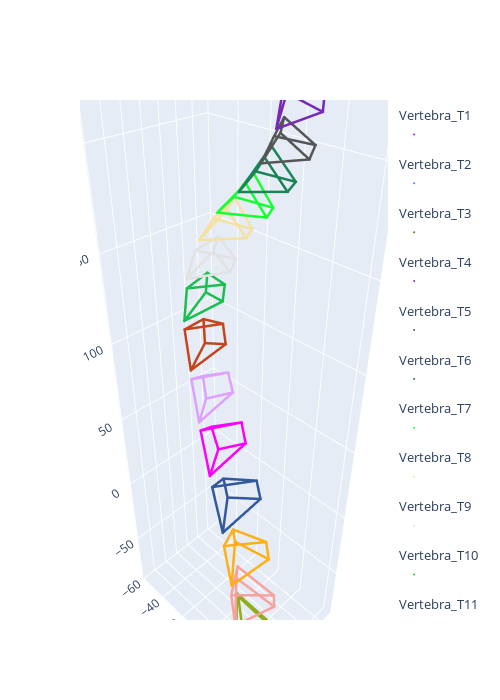

Write notebook code for a chart like this one.
### Code cell
#pio.renderers.default = 'browser'  # Change this if running outside Jupyter

# Load the spine structure and the beads data
spine = spinetools.structures.Spine(os.path.join(root_directory, 'Vertebrae2D.mat'))
colors = px.colors.qualitative.Alphabet
fig = spinetools.render.Plot3D()

for i, v_name in enumerate(spine.vertebrae):
    # TODO : for each vertebra, calculate the location of each anatomical landmark and add its x,y,z coordinates to vert_x, vert_y, vert_z. Each vertebra will then be added to the 3D plot and plotted in the end.
    vert = spine.get(v_name).data # Returns the vertebra data
    """
    HINT : the data is a table containing the landmark name and the x,y coordinates for each view (so 5 columns)
    HINT : Print the variable vert, and add a 'break' instruction to get out of the loop
    For each vertebra, you should have 6 points. Each point is linked to 2 pairs of 2D coordinates, one in each view. These coordinates, with the two 11-DLT parameters will allow you to calculate the 3D position of the 6 anatomical landmarks on the vertebra.
    """
    vert_x, vert_y, vert_z = [], [], []
    """
    PSEUDOCODE
    for each anatomical_landmark in vertebra_points:
        x_point, y_point, z_point <- calculate_3d_point(anatomical_landmark, l_view0, l_view1)
        Append x_point to vert_x
        Append y_point to vert_y
        Append z_point to vert_z
    """
    # for each anatomical_landmark in vertebra_points
    for j, row in vert.iterrows():
        # 2D PA0
        u0, v0 = row['x_Vertebrae_PA0'], row['y_Vertebrae_PA0']
        
        # 2D LAT
        u1, v1 = row['x_Vertebrae_LAT'], row['y_Vertebrae_LAT']
        
        # 3D using DLT 
        x, y, z = calculate_3d_point(u0, v0, u1, v1, l_view0, l_view1)
        
        vert_x.append(x)
        vert_y.append(y)
        vert_z.append(z)
    
    
    fig.scatter_vertebrae(vert_x, vert_y, vert_z, v_name, colors[i]) # Adds the landmarks to the figure
SPINE_3D_POINTS = fig.points # Access all the figure points as an array this way, will be useful in the rest of this assignment
fig.show() # Shows the figure

### Figure 1 — Plotly figure (JSON) as saved in the notebook; plotly's stock layout.template omitted (floating-point values rounded to 4 significant figures)
{"data": [{"hovertemplate": "<br><b>x</b>:%{x:.2f}<br><b>y</b>:%{y:.2f}<br><b>z</b>:%{z:.2f}<br><b>Landmark</b>:%{text}", "legendgroup": "Vertebra_T1", "legendgrouptitle": {"text": "Vertebra_T1"}, "marker": {"color": "#AA0DFE", "size": 1}, "mode": "markers", "name": " ", "text": ["Ped_Inf_R", "Ped_Inf_L", "Ped_Sup_R", "Ped_Sup_L", "Plat_Inf_Cent", "Plat_Sup_Cent"], "type": "scatter3d", "x": [-330.9, -327.1, -329.3, -325.5, -318.3, -316.3], "y": [-11.21, 11.85, -12.1, 10.94, 3.293, -0.6759], "z": [268.5, 273.2, 273.6, 278.1, 266.3, 279.5]}, {"legendgroup": "Vertebra_T1", "legendgrouptitle": {"text": "Vertebra_T1"}, "line": {"color": "#AA0DFE", "width": 5}, "mode": "lines", "name": "Vertebra_T1", "showlegend": false, "type": "scatter3d", "x": [-330.9, -329.3, -325.5, -327.1, -330.9, -318.3, -327.1, -318.3, -316.3, -325.5, -316.3, -329.3], "y": [-11.21, -12.1, 10.94, 11.85, -11.21, 3.293, 11.85, 3.293, -0.6759, 10.94, -0.6759, -12.1], "z": [268.5, 273.6, 278.1, 273.2, 268.5, 266.3, 273.2, 266.3, 279.5, 278.1, 279.5, 273.6]}, {"hovertemplate": "<br><b>x</b>:%{x:.2f}<br><b>y</b>:%{y:.2f}<br><b>z</b>:%{z:.2f}<br><b>Landmark</b>:%{text}", "legendgroup": "Vertebra_T2", "legendgrouptitle": {"text": "Vertebra_T2"}, "marker": {"color": "#3283FE", "size": 1}, "mode": "markers", "name": " ", "text": ["Ped_Inf_R", "Ped_Inf_L", "Ped_Sup_R", "Ped_Sup_L", "Plat_Inf_Cent", "Plat_Sup_Cent"], "type": "scatter3d", "x": [-335.7, -332.0, -334.2, -330.1, -323.2, -320.3], "y": [-4.412, 15.98, -6.087, 14.72, 8.591, 4.036], "z": [251.2, 256.3, 257.0, 262.0, 248.4, 261.8]}, {"legendgroup": "Vertebra_T2", "legendgrouptitle": {"text": "Vertebra_T2"}, "line": {"color": "#3283FE", "width": 5}, "mode": "lines", "name": "Vertebra_T2", "showlegend": false, "type": "scatter3d", "x": [-335.7, -334.2, -330.1, -332.0, -335.7, -323.2, -332.0, -323.2, -320.3, -330.1, -320.3, -334.2], "y": [-4.412, -6.087, 14.72, 15.98, -4.412, 8.591, 15.98, 8.591, 4.036, 14.72, 4.036, -6.087], "z": [251.2, 257.0, 262.0, 256.3, 251.2, 248.4, 256.3, 248.4, 261.8, 262.0, 261.8, 257.0]}, {"hovertemplate": "<br><b>x</b>:%{x:.2f}<br><b>y</b>:%{y:.2f}<br><b>z</b>:%{z:.2f}<br><b>Landmark</b>:%{text}", "legendgroup": "Vertebra_T3", "legendgrouptitle": {"text": "Vertebra_T3"}, "marker": {"color": "#85660D", "size": 1}, "mode": "markers", "name": " ", "text": ["Ped_Inf_R", "Ped_Inf_L", "Ped_Sup_R", "Ped_Sup_L", "Plat_Inf_Cent", "Plat_Sup_Cent"], "type": "scatter3d", "x": [-340.0, -337.9, -338.7, -336.6, -327.7, -325.1], "y": [1.717, 20.21, 0.1652, 19.66, 12.51, 9.471], "z": [235.7, 236.9, 242.0, 244.4, 228.6, 243.8]}, {"legendgroup": "Vertebra_T3", "legendgrouptitle": {"text": "Vertebra_T3"}, "line": {"color": "#85660D", "width": 5}, "mode": "lines", "name": "Vertebra_T3", "showlegend": false, "type": "scatter3d", "x": [-340.0, -338.7, -336.6, -337.9, -340.0, -327.7, -337.9, -327.7, -325.1, -336.6, -325.1, -338.7], "y": [1.717, 0.1652, 19.66, 20.21, 1.717, 12.51, 20.21, 12.51, 9.471, 19.66, 9.471, 0.1652], "z": [235.7, 242.0, 244.4, 236.9, 235.7, 228.6, 236.9, 228.6, 243.8, 244.4, 243.8, 242.0]}, {"hovertemplate": "<br><b>x</b>:%{x:.2f}<br><b>y</b>:%{y:.2f}<br><b>z</b>:%{z:.2f}<br><b>Landmark</b>:%{text}", "legendgroup": "Vertebra_T4", "legendgrouptitle": {"text": "Vertebra_T4"}, "marker": {"color": "#782AB6", "size": 1}, "mode": "markers", "name": " ", "text": ["Ped_Inf_R", "Ped_Inf_L", "Ped_Sup_R", "Ped_Sup_L", "Plat_Inf_Cent", "Plat_Sup_Cent"], "type": "scatter3d", "x": [-342.1, -342.7, -340.9, -341.2, -331.2, -328.4], "y": [3.111, 20.51, 4.49, 21.86, 8.04, 12.73], "z": [221.4, 217.3, 227.2, 225.1, 211.0, 224.7]}, {"legendgroup": "Vertebra_T4", "legendgrouptitle": {"text": "Vertebra_T4"}, "line": {"color": "#782AB6", "width": 5}, "mode": "lines", "name": "Vertebra_T4", "showlegend": false, "type": "scatter3d", "x": [-342.1, -340.9, -341.2, -342.7, -342.1, -331.2, -342.7, -331.2, -328.4, -341.2, -328.4, -340.9], "y": [3.111, 4.49, 21.86, 20.51, 3.111, 8.04, 20.51, 8.04, 12.73, 21.86, 12.73, 4.49], "z": [221.4, 227.2, 225.1, 217.3, 221.4, 211.0, 217.3, 211.0, 224.7, 225.1, 224.7, 227.2]}, {"hovertemplate": "<br><b>x</b>:%{x:.2f}<br><b>y</b>:%{y:.2f}<br><b>z</b>:%{z:.2f}<br><b>Landmark</b>:%{text}", "legendgroup": "Vertebra_T5", "legendgrouptitle": {"text": "Vertebra_T5"}, "marker": {"color": "#565656", "size": 1}, "mode": "markers", "name": " ", "text": ["Ped_Inf_R", "Ped_Inf_L", "Ped_Sup_R", "Ped_Sup_L", "Plat_Inf_Cent", "Plat_Sup_Cent"], "type": "scatter3d", "x": [-346.3, -347.1, -344.6, -345.9, -334.4, -331.9], "y": [-2.873, 12.28, 0.1924, 15.79, -2.378, 6.416], "z": [204.5, 196.9, 211.5, 203.5, 194.8, 207.8]}, {"legendgroup": "Vertebra_T5", "legendgrouptitle": {"text": "Vertebra_T5"}, "line": {"color": "#565656", "width": 5}, "mode": "lines", "name": "Vertebra_T5", "showlegend": false, "type": "scatter3d", "x": [-346.3, -344.6, -345.9, -347.1, -346.3, -334.4, -347.1, -334.4, -331.9, -345.9, -331.9, -344.6], "y": [-2.873, 0.1924, 15.79, 12.28, -2.873, -2.378, 12.28, -2.378, 6.416, 15.79, 6.416, 0.1924], "z": [204.5, 211.5, 203.5, 196.9, 204.5, 194.8, 196.9, 194.8, 207.8, 203.5, 207.8, 211.5]}, {"hovertemplate": "<br><b>x</b>:%{x:.2f}<br><b>y</b>:%{y:.2f}<br><b>z</b>:%{z:.2f}<br><b>Landmark</b>:%{text}", "legendgroup": "Vertebra_T6", "legendgrouptitle": {"text": "Vertebra_T6"}, "marker": {"color": "#1C8356", "size": 1}, "mode": "markers", "name": " ", "text": ["Ped_Inf_R", "Ped_Inf_L", "Ped_Sup_R", "Ped_Sup_L", "Plat_Inf_Cent", "Plat_Sup_Cent"], "type": "scatter3d", "x": [-351.1, -350.3, -349.7, -349.0, -336.6, -334.6], "y": [-15.99, -0.8874, -10.37, 4.447, -16.99, -5.262], "z": [190.9, 179.2, 196.7, 185.3, 178.5, 190.9]}, {"legendgroup": "Vertebra_T6", "legendgrouptitle": {"text": "Vertebra_T6"}, "line": {"color": "#1C8356", "width": 5}, "mode": "lines", "name": "Vertebra_T6", "showlegend": false, "type": "scatter3d", "x": [-351.1, -349.7, -349.0, -350.3, -351.1, -336.6, -350.3, -336.6, -334.6, -349.0, -334.6, -349.7], "y": [-15.99, -10.37, 4.447, -0.8874, -15.99, -16.99, -0.8874, -16.99, -5.262, 4.447, -5.262, -10.37], "z": [190.9, 196.7, 185.3, 179.2, 190.9, 178.5, 179.2, 178.5, 190.9, 185.3, 190.9, 196.7]}, {"hovertemplate": "<br><b>x</b>:%{x:.2f}<br><b>y</b>:%{y:.2f}<br><b>z</b>:%{z:.2f}<br><b>Landmark</b>:%{text}", "legendgroup": "Vertebra_T7", "legendgrouptitle": {"text": "Vertebra_T7"}, "marker": {"color": "#16FF32", "size": 1}, "mode": "markers", "name": " ", "text": ["Ped_Inf_R", "Ped_Inf_L", "Ped_Sup_R", "Ped_Sup_L", "Plat_Inf_Cent", "Plat_Sup_Cent"], "type": "scatter3d", "x": [-354.9, -353.0, -353.4, -352.0, -338.4, -337.2], "y": [-30.38, -15.0, -24.45, -10.26, -32.56, -20.51], "z": [174.3, 162.6, 181.4, 168.9, 164.2, 175.3]}, {"legendgroup": "Vertebra_T7", "legendgrouptitle": {"text": "Vertebra_T7"}, "line": {"color": "#16FF32", "width": 5}, "mode": "lines", "name": "Vertebra_T7", "showlegend": false, "type": "scatter3d", "x": [-354.9, -353.4, -352.0, -353.0, -354.9, -338.4, -353.0, -338.4, -337.2, -352.0, -337.2, -353.4], "y": [-30.38, -24.45, -10.26, -15.0, -30.38, -32.56, -15.0, -32.56, -20.51, -10.26, -20.51, -24.45], "z": [174.3, 181.4, 168.9, 162.6, 174.3, 164.2, 162.6, 164.2, 175.3, 168.9, 175.3, 181.4]}, {"hovertemplate": "<br><b>x</b>:%{x:.2f}<br><b>y</b>:%{y:.2f}<br><b>z</b>:%{z:.2f}<br><b>Landmark</b>:%{text}", "legendgroup": "Vertebra_T8", "legendgrouptitle": {"text": "Vertebra_T8"}, "marker": {"color": "#F7E1A0", "size": 1}, "mode": "markers", "name": " ", "text": ["Ped_Inf_R", "Ped_Inf_L", "Ped_Sup_R", "Ped_Sup_L", "Plat_Inf_Cent", "Plat_Sup_Cent"], "type": "scatter3d", "x": [-356.6, -353.0, -357.2, -353.0, -337.9, -338.6], "y": [-44.96, -27.88, -39.99, -24.08, -45.29, -35.44], "z": [157.2, 148.2, 164.2, 154.2, 146.4, 160.4]}, {"legendgroup": "Vertebra_T8", "legendgrouptitle": {"text": "Vertebra_T8"}, "line": {"color": "#F7E1A0", "width": 5}, "mode": "lines", "name": "Vertebra_T8", "showlegend": false, "type": "scatter3d", "x": [-356.6, -357.2, -353.0, -353.0, -356.6, -337.9, -353.0, -337.9, -338.6, -353.0, -338.6, -357.2], "y": [-44.96, -39.99, -24.08, -27.88, -44.96, -45.29, -27.88, -45.29, -35.44, -24.08, -35.44, -39.99], "z": [157.2, 164.2, 154.2, 148.2, 157.2, 146.4, 148.2, 146.4, 160.4, 154.2, 160.4, 164.2]}, {"hovertemplate": "<br><b>x</b>:%{x:.2f}<br><b>y</b>:%{y:.2f}<br><b>z</b>:%{z:.2f}<br><b>Landmark</b>:%{text}", "legendgroup": "Vertebra_T9", "legendgrouptitle": {"text": "Vertebra_T9"}, "marker": {"color": "#E2E2E2", "size": 1}, "mode": "markers", "name": " ", "text": ["Ped_Inf_R", "Ped_Inf_L", "Ped_Sup_R", "Ped_Sup_L", "Plat_Inf_Cent", "Plat_Sup_Cent"], "type": "scatter3d", "x": [-355.8, -350.4, -357.0, -351.2, -334.8, -336.8], "y": [-54.64, -36.56, -51.83, -33.09, -52.6, -47.43], "z": [131.5, 127.7, 140.2, 135.9, 123.5, 140.6]}, {"legendgroup": "Vertebra_T9", "legendgrouptitle": {"text": "Vertebra_T9"}, "line": {"color": "#E2E2E2", "width": 5}, "mode": "lines", "name": "Vertebra_T9", "showlegend": false, "type": "scatter3d", "x": [-355.8, -357.0, -351.2, -350.4, -355.8, -334.8, -350.4, -334.8, -336.8, -351.2, -336.8, -357.0], "y": [-54.64, -51.83, -33.09, -36.56, -54.64, -52.6, -36.56, -52.6, -47.43, -33.09, -47.43, -51.83], "z": [131.5, 140.2, 135.9, 127.7, 131.5, 123.5, 127.7, 123.5, 140.6, 135.9, 140.6, 140.2]}, {"hovertemplate": "<br><b>x</b>:%{x:.2f}<br><b>y</b>:%{y:.2f}<br><b>z</b>:%{z:.2f}<br><b>Landmark</b>:%{text}", "legendgroup": "Vertebra_T10", "legendgrouptitle": {"text": "Vertebra_T10"}, "marker": {"color": "#1CBE4F", "size": 1}, "mode": "markers", "name": " ", "text": ["Ped_Inf_R", "Ped_Inf_L", "Ped_Sup_R", "Ped_Sup_L", "Plat_Inf_Cent", "Plat_Sup_Cent"], "type": "scatter3d", "x": [-351.8, -345.7, -353.9, -347.4, -329.8, -333.7], "y": [-57.08, -37.46, -57.69, -37.43, -50.3, -51.63], "z": [107.2, 111.8, 118.1, 121.2, 101.3, 118.7]}, {"legendgroup": "Vertebra_T10", "legendgrouptitle": {"text": "Vertebra_T10"}, "line": {"color": "#1CBE4F", "width": 5}, "mode": "lines", "name": "Vertebra_T10", "showlegend": false, "type": "scatter3d", "x": [-351.8, -353.9, -347.4, -345.7, -351.8, -329.8, -345.7, -329.8, -333.7, -347.4, -333.7, -353.9], "y": [-57.08, -57.69, -37.43, -37.46, -57.08, -50.3, -37.46, -50.3, -51.63, -37.43, -51.63, -57.69], "z": [107.2, 118.1, 121.2, 111.8, 107.2, 101.3, 111.8, 101.3, 118.7, 121.2, 118.7, 118.1]}, {"hovertemplate": "<br><b>x</b>:%{x:.2f}<br><b>y</b>:%{y:.2f}<br><b>z</b>:%{z:.2f}<br><b>Landmark</b>:%{text}", "legendgroup": "Vertebra_T11", "legendgrouptitle": {"text": "Vertebra_T11"}, "marker": {"color": "#C4451C", "size": 1}, "mode": "markers", "name": " ", "text": ["Ped_Inf_R", "Ped_Inf_L", "Ped_Sup_R", "Ped_Sup_L", "Plat_Inf_Cent", "Plat_Sup_Cent"], "type": "scatter3d", "x": [-344.3, -341.6, -347.6, -344.3, -322.7, -328.3], "y": [-50.75, -31.24, -55.03, -35.91, -38.62, -48.76], "z": [79.99, 89.79, 92.54, 99.39, 78.46, 97.17]}, {"legendgroup": "Vertebra_T11", "legendgrouptitle": {"text": "Vertebra_T11"}, "line": {"color": "#C4451C", "width": 5}, "mode": "lines", "name": "Vertebra_T11", "showlegend": false, "type": "scatter3d", "x": [-344.3, -347.6, -344.3, -341.6, -344.3, -322.7, -341.6, -322.7, -328.3, -344.3, -328.3, -347.6], "y": [-50.75, -55.03, -35.91, -31.24, -50.75, -38.62, -31.24, -38.62, -48.76, -35.91, -48.76, -55.03], "z": [79.99, 92.54, 99.39, 89.79, 79.99, 78.46, 89.79, 78.46, 97.17, 99.39, 97.17, 92.54]}, {"hovertemplate": "<br><b>x</b>:%{x:.2f}<br><b>y</b>:%{y:.2f}<br><b>z</b>:%{z:.2f}<br><b>Landmark</b>:%{text}", "legendgroup": "Vertebra_T12", "legendgrouptitle": {"text": "Vertebra_T12"}, "marker": {"color": "#DEA0FD", "size": 1}, "mode": "markers", "name": " ", "text": ["Ped_Inf_R", "Ped_Inf_L", "Ped_Sup_R", "Ped_Sup_L", "Plat_Inf_Cent", "Plat_Sup_Cent"], "type": "scatter3d", "x": [-331.7, -334.2, -335.4, -336.9, -313.6, -320.9], "y": [-37.16, -18.37, -43.42, -24.67, -23.01, -36.41], "z": [54.84, 68.31, 65.47, 76.82, 57.11, 74.57]}, {"legendgroup": "Vertebra_T12", "legendgrouptitle": {"text": "Vertebra_T12"}, "line": {"color": "#DEA0FD", "width": 5}, "mode": "lines", "name": "Vertebra_T12", "showlegend": false, "type": "scatter3d", "x": [-331.7, -335.4, -336.9, -334.2, -331.7, -313.6, -334.2, -313.6, -320.9, -336.9, -320.9, -335.4], "y": [-37.16, -43.42, -24.67, -18.37, -37.16, -23.01, -18.37, -23.01, -36.41, -24.67, -36.41, -43.42], "z": [54.84, 65.47, 76.82, 68.31, 54.84, 57.11, 68.31, 57.11, 74.57, 76.82, 74.57, 65.47]}, {"hovertemplate": "<br><b>x</b>:%{x:.2f}<br><b>y</b>:%{y:.2f}<br><b>z</b>:%{z:.2f}<br><b>Landmark</b>:%{text}", "legendgroup": "Vertebra_L1", "legendgrouptitle": {"text": "Vertebra_L1"}, "marker": {"color": "#FE00FA", "size": 1}, "mode": "markers", "name": " ", "text": ["Ped_Inf_R", "Ped_Inf_L", "Ped_Sup_R", "Ped_Sup_L", "Plat_Inf_Cent", "Plat_Sup_Cent"], "type": "scatter3d", "x": [-324.0, -326.9, -326.8, -330.3, -305.3, -312.1], "y": [-19.74, -1.52, -28.02, -7.899, -6.641, -20.48], "z": [32.72, 47.27, 42.56, 56.03, 34.89, 53.74]}, {"legendgroup": "Vertebra_L1", "legendgrouptitle": {"text": "Vertebra_L1"}, "line": {"color": "#FE00FA", "width": 5}, "mode": "lines", "name": "Vertebra_L1", "showlegend": false, "type": "scatter3d", "x": [-324.0, -326.8, -330.3, -326.9, -324.0, -305.3, -326.9, -305.3, -312.1, -330.3, -312.1, -326.8], "y": [-19.74, -28.02, -7.899, -1.52, -19.74, -6.641, -1.52, -6.641, -20.48, -7.899, -20.48, -28.02], "z": [32.72, 42.56, 56.03, 47.27, 32.72, 34.89, 47.27, 34.89, 53.74, 56.03, 53.74, 42.56]}, {"hovertemplate": "<br><b>x</b>:%{x:.2f}<br><b>y</b>:%{y:.2f}<br><b>z</b>:%{z:.2f}<br><b>Landmark</b>:%{text}", "legendgroup": "Vertebra_L2", "legendgrouptitle": {"text": "Vertebra_L2"}, "marker": {"color": "#325A9B", "size": 1}, "mode": "markers", "name": " ", "text": ["Ped_Inf_R", "Ped_Inf_L", "Ped_Sup_R", "Ped_Sup_L", "Plat_Inf_Cent", "Plat_Sup_Cent"], "type": "scatter3d", "x": [-316.0, -320.1, -318.6, -322.3, -297.4, -303.5], "y": [-4.379, 16.47, -10.16, 11.3, 10.92, -3.089], "z": [11.73, 23.62, 20.54, 31.97, 11.14, 30.42]}, {"legendgroup": "Vertebra_L2", "legendgrouptitle": {"text": "Vertebra_L2"}, "line": {"color": "#325A9B", "width": 5}, "mode": "lines", "name": "Vertebra_L2", "showlegend": false, "type": "scatter3d", "x": [-316.0, -318.6, -322.3, -320.1, -316.0, -297.4, -320.1, -297.4, -303.5, -322.3, -303.5, -318.6], "y": [-4.379, -10.16, 11.3, 16.47, -4.379, 10.92, 16.47, 10.92, -3.089, 11.3, -3.089, -10.16], "z": [11.73, 20.54, 31.97, 23.62, 11.73, 11.14, 23.62, 11.14, 30.42, 31.97, 30.42, 20.54]}, {"hovertemplate": "<br><b>x</b>:%{x:.2f}<br><b>y</b>:%{y:.2f}<br><b>z</b>:%{z:.2f}<br><b>Landmark</b>:%{text}", "legendgroup": "Vertebra_L3", "legendgrouptitle": {"text": "Vertebra_L3"}, "marker": {"color": "#FEAF16", "size": 1}, "mode": "markers", "name": " ", "text": ["Ped_Inf_R", "Ped_Inf_L", "Ped_Sup_R", "Ped_Sup_L", "Plat_Inf_Cent", "Plat_Sup_Cent"], "type": "scatter3d", "x": [-310.9, -311.9, -312.0, -313.7, -292.4, -295.3], "y": [6.619, 31.13, 4.022, 27.21, 22.43, 13.88], "z": [-11.87, -5.627, -4.625, 3.538, -17.9, 4.791]}, {"legendgroup": "Vertebra_L3", "legendgrouptitle": {"text": "Vertebra_L3"}, "line": {"color": "#FEAF16", "width": 5}, "mode": "lines", "name": "Vertebra_L3", "showlegend": false, "type": "scatter3d", "x": [-310.9, -312.0, -313.7, -311.9, -310.9, -292.4, -311.9, -292.4, -295.3, -313.7, -295.3, -312.0], "y": [6.619, 4.022, 27.21, 31.13, 6.619, 22.43, 31.13, 22.43, 13.88, 27.21, 13.88, 4.022], "z": [-11.87, -4.625, 3.538, -5.627, -11.87, -17.9, -5.627, -17.9, 4.791, 3.538, 4.791, -4.625]}, {"hovertemplate": "<br><b>x</b>:%{x:.2f}<br><b>y</b>:%{y:.2f}<br><b>z</b>:%{z:.2f}<br><b>Landmark</b>:%{text}", "legendgroup": "Vertebra_L4", "legendgrouptitle": {"text": "Vertebra_L4"}, "marker": {"color": "#F8A19F", "size": 1}, "mode": "markers", "name": " ", "text": ["Ped_Inf_R", "Ped_Inf_L", "Ped_Sup_R", "Ped_Sup_L", "Plat_Inf_Cent", "Plat_Sup_Cent"], "type": "scatter3d", "x": [-309.1, -309.3, -309.7, -309.7, -291.6, -291.8], "y": [9.572, 39.0, 9.877, 38.0, 26.09, 22.78], "z": [-40.58, -37.48, -30.07, -28.5, -50.48, -25.5]}, {"legendgroup": "Vertebra_L4", "legendgrouptitle": {"text": "Vertebra_L4"}, "line": {"color": "#F8A19F", "width": 5}, "mode": "lines", "name": "Vertebra_L4", "showlegend": false, "type": "scatter3d", "x": [-309.1, -309.7, -309.7, -309.3, -309.1, -291.6, -309.3, -291.6, -291.8, -309.7, -291.8, -309.7], "y": [9.572, 9.877, 38.0, 39.0, 9.572, 26.09, 39.0, 26.09, 22.78, 38.0, 22.78, 9.877], "z": [-40.58, -30.07, -28.5, -37.48, -40.58, -50.48, -37.48, -50.48, -25.5, -28.5, -25.5, -30.07]}, {"hovertemplate": "<br><b>x</b>:%{x:.2f}<br><b>y</b>:%{y:.2f}<br><b>z</b>:%{z:.2f}<br><b>Landmark</b>:%{text}", "legendgroup": "Vertebra_L5", "legendgrouptitle": {"text": "Vertebra_L5"}, "marker": {"color": "#90AD1C", "size": 1}, "mode": "markers", "name": " ", "text": ["Ped_Inf_R", "Ped_Inf_L", "Ped_Sup_R", "Ped_Sup_L", "Plat_Inf_Cent", "Plat_Sup_Cent"], "type": "scatter3d", "x": [-313.4, -313.3, -310.4, -310.2, -300.6, -292.9], "y": [6.999, 42.17, 8.944, 40.31, 24.68, 25.43], "z": [-65.81, -67.1, -57.74, -57.6, -79.94, -57.29]}, {"legendgroup": "Vertebra_L5", "legendgrouptitle": {"text": "Vertebra_L5"}, "line": {"color": "#90AD1C", "width": 5}, "mode": "lines", "name": "Vertebra_L5", "showlegend": false, "type": "scatter3d", "x": [-313.4, -310.4, -310.2, -313.3, -313.4, -300.6, -313.3, -300.6, -292.9, -310.2, -292.9, -310.4], "y": [6.999, 8.944, 40.31, 42.17, 6.999, 24.68, 42.17, 24.68, 25.43, 40.31, 25.43, 8.944], "z": [-65.81, -57.74, -57.6, -67.1, -65.81, -79.94, -67.1, -79.94, -57.29, -57.6, -57.29, -57.74]}], "layout": {"autosize": false, "height": 700, "scene": {"aspectmode": "data"}, "width": 500}}
